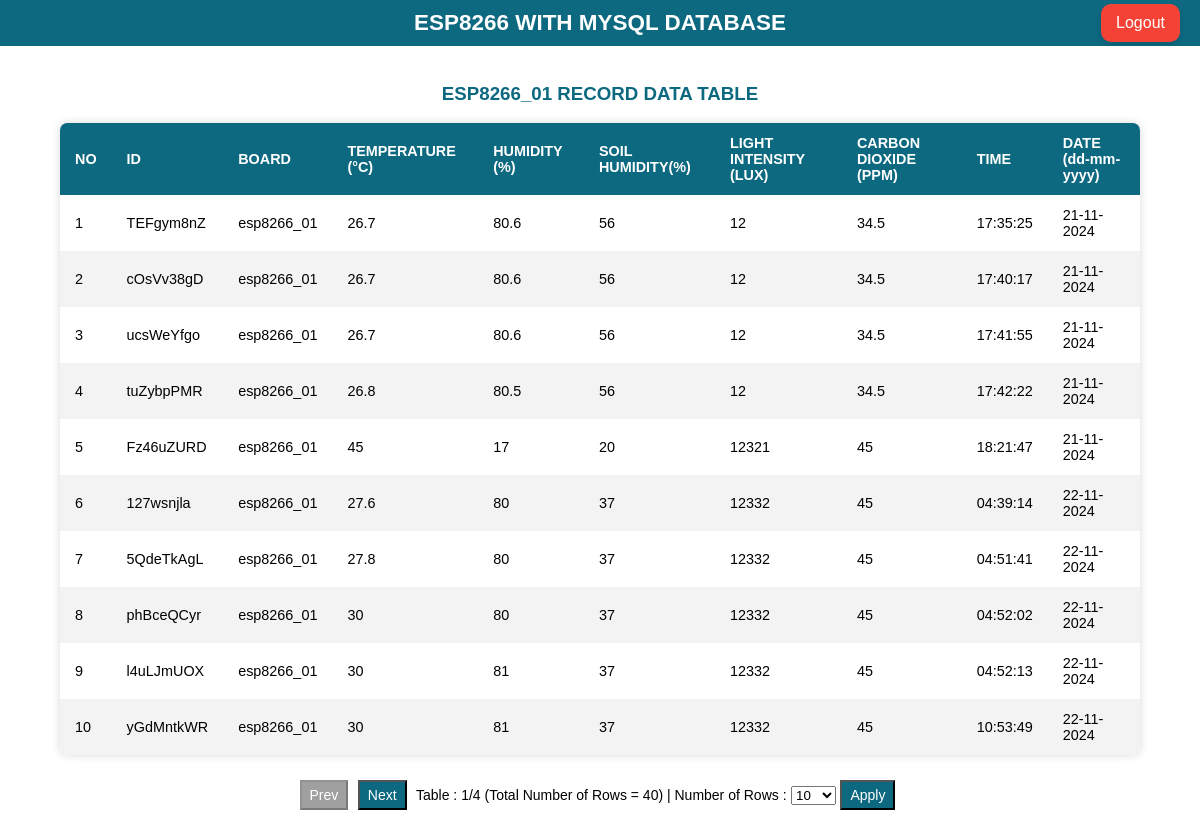
Page /recordtable.php (signed in) on the committed database.
### tables this page shows
CREATE TABLE `recorddata` (
  `id` varchar(10) NOT NULL,
  `board` varchar(50) DEFAULT NULL,
  `temperature` float DEFAULT NULL,
  `humidity` float DEFAULT NULL,
  `soil` float DEFAULT NULL,
  `light` float DEFAULT NULL,
  `concentration` float DEFAULT NULL,
  `time` time DEFAULT NULL,
  `date` date DEFAULT NULL
);

### recordtable.php (the view, shortened to what this page needs)
<!DOCTYPE HTML>
<html>
<head>
</head>
<body>
  <div class="topnav">
    <h3>ESP8266 WITH MYSQL DATABASE</h3>
    <a href="./auth/logout.php" class="logout-btn">Logout</a>
  </div>
  <br>
  <h3 style="color: #0c6980;">ESP8266_01 RECORD DATA TABLE</h3>
  <table class="styled-table" id="table_id">
    <thead>
      <tr>
        <th>NO</th>
        <th>ID</th>
        <th>BOARD</th>
        <th>TEMPERATURE (°C)</th>
        <th>HUMIDITY (%)</th>
        <th>SOIL HUMIDITY(%)</th>
        <th>LIGHT INTENSITY (LUX)</th>
        <th>CARBON DIOXIDE (PPM)</th>
        <th>TIME</th>
        <th>DATE (dd-mm-yyyy)</th>
      </tr>
    </thead>
    <tbody id="tbody_table_record">
      <?php
      $num = 0;
      $pdo = Database::connect();
      $sql = 'SELECT * FROM recorddata ORDER BY date, time';
      foreach ($pdo->query($sql) as $row) {
        $date = date_create($row['date']);
        $dateFormat = date_format($date, "d-m-Y");
        $num++;
        echo '<tr>';
        echo '<td>' . $num . '</td>';
        echo '<td class="bdr">' . $row['id'] . '</td>';
        echo '<td class="bdr">' . $row['board'] . '</td>';
        echo '<td class="bdr">' . $row['temperature'] . '</td>';
        echo '<td class="bdr">' . $row['humidity'] . '</td>';
        echo '<td class="bdr">' . $row['soil'] . '</td>';
        echo '<td class="bdr">' . $row['light'] . '</td>';
        echo '<td class="bdr">' . $row['concentration'] . '</td>';
        echo '<td class="bdr">' . $row['time'] . '</td>';
        echo '<td>' . $dateFormat . '</td>';
        echo '</tr>';
      }
      ?>
    </tbody>
  </table>
  <br>
  <div class="btn-group">
    <button class="button" id="btn_prev" onclick="prevPage()">Prev</button>
    <button class="button" id="btn_next" onclick="nextPage()">Next</button>
    <div style="display: inline-block; position:relative; border: 0px solid #e3e3e3;">
      <p style="position:relative; font-size: 14px;"> Table : <span id="page"></span></p>
    </div>
    <select name="number_of_rows" id="number_of_rows">
      <option value="10">10</option>
    </select>
    <button class="button" id="btn_apply" onclick="apply_Number_of_Rows()">Apply</button>
  </div>
  <br>
</body>
</html>

### recordtable.php (style rules this page uses)
html { font-family: Arial; display: inline-block; text-align: center; }
p { font-size: 1.2rem; }
body { margin: 0; }
.topnav { overflow: hidden; background-color: #0c6980; color: white; font-size: 1.2rem; display: flex; justify-content: center; align-items: center; padding: 10px 20px; position: relative; }
.topnav h3 { margin: 0; text-align: center; }
.logout-btn { position: absolute; right: 20px; background-color: #f44336; color: white; padding: 10px 15px; text-align: center; text-decoration: none; font-size: 1rem; border: none; border-radius: 10px; cursor: pointer; transition: background-color 0.3s ease, transform 0.2s ease; box-shadow: 0px 4px 6px rgba(0, 0, 0, 0.1); }
.styled-table { border-collapse: collapse; margin-left: auto; margin-right: auto; font-size: 0.9em; font-family: sans-serif; min-width: 400px; box-shadow: 0 0 10px rgba(0, 0, 0, 0.15); border-radius: 0.5em; overflow: hidden; width: 90%; }
.styled-table thead tr { background-color: #0c6980; color: #ffffff; text-align: left; }
.styled-table th, .styled-table td { padding: 12px 15px; text-align: left; }
.styled-table tbody tr:nth-of-type(even) { background-color: #f3f3f3; }
.btn-group .button { background-color: #0c6980; color: white; padding: 5px 8px; text-align: center; text-decoration: none; display: inline-block; font-size: 14px; cursor: pointer; margin-right: 5px; }
.btn-group .button:disabled { background-color: #a0a0a0; pointer-events: none; }

### rows in the picture
recorddata: id "TEFgym8nZ", board "esp8266_01", temperature "26.7", humidity "80.6", soil "56", light "12", concentration "34.5", time "17:35:25", date "21-11-2024"
recorddata: id "cOsVv38gD", board "esp8266_01", temperature "26.7", humidity "80.6", soil "56", light "12", concentration "34.5", time "17:40:17", date "21-11-2024"
recorddata: id "ucsWeYfgo", board "esp8266_01", temperature "26.7", humidity "80.6", soil "56", light "12", concentration "34.5", time "17:41:55", date "21-11-2024"
recorddata: id "tuZybpPMR", board "esp8266_01", temperature "26.8", humidity "80.5", soil "56", light "12", concentration "34.5", time "17:42:22", date "21-11-2024"
recorddata: id "Fz46uZURD", board "esp8266_01", temperature "45", humidity "17", soil "20", light "12321", concentration "45", time "18:21:47", date "21-11-2024"
recorddata: id "127wsnjla", board "esp8266_01", temperature "27.6", humidity "80", soil "37", light "12332", concentration "45", time "04:39:14", date "22-11-2024"
recorddata: id "5QdeTkAgL", board "esp8266_01", temperature "27.8", humidity "80", soil "37", light "12332", concentration "45", time "04:51:41", date "22-11-2024"
recorddata: id "phBceQCyr", board "esp8266_01", temperature "30", humidity "80", soil "37", light "12332", concentration "45", time "04:52:02", date "22-11-2024"
recorddata: id "l4uLJmUOX", board "esp8266_01", temperature "30", humidity "81", soil "37", light "12332", concentration "45", time "04:52:13", date "22-11-2024"
recorddata: id "yGdMntkWR", board "esp8266_01", temperature "30", humidity "81", soil "37", light "12332", concentration "45", time "10:53:49", date "22-11-2024"
